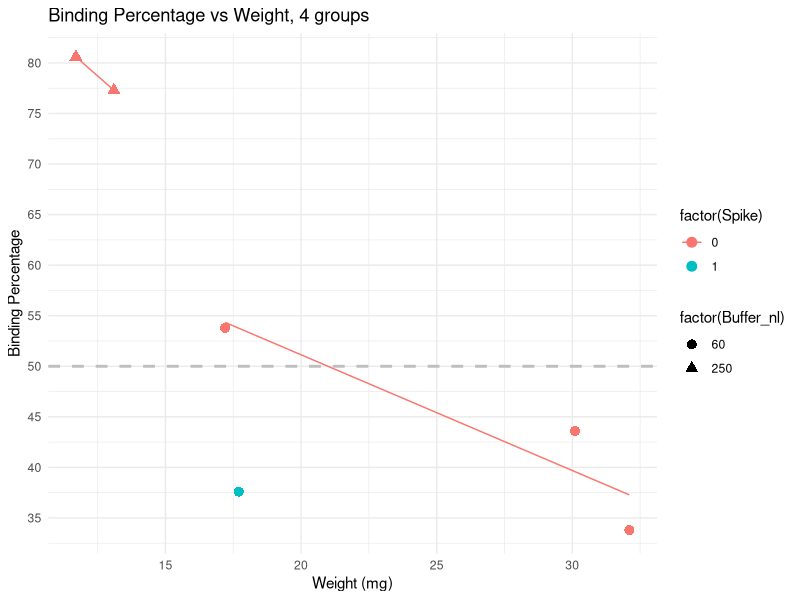
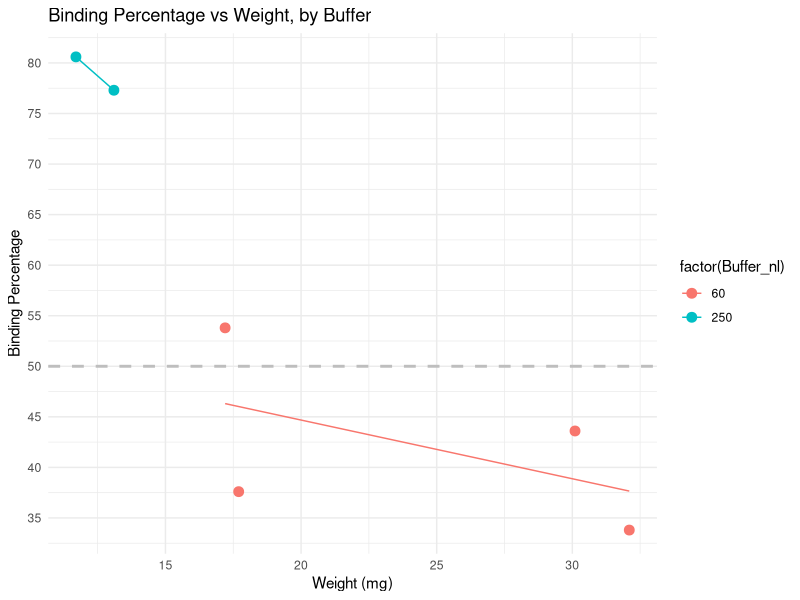
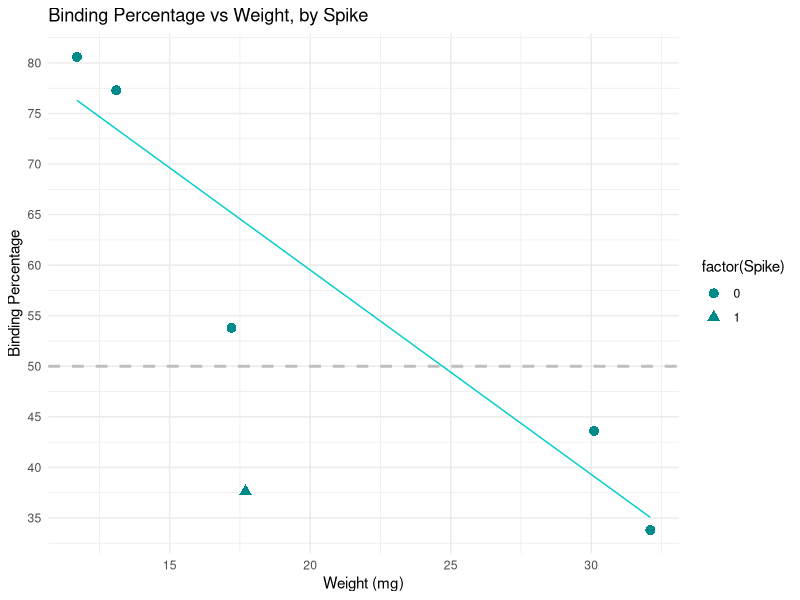
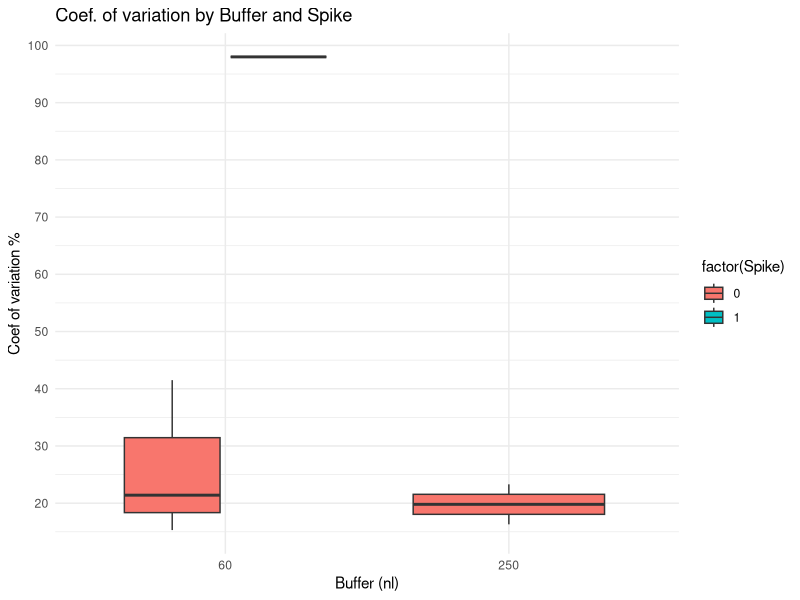
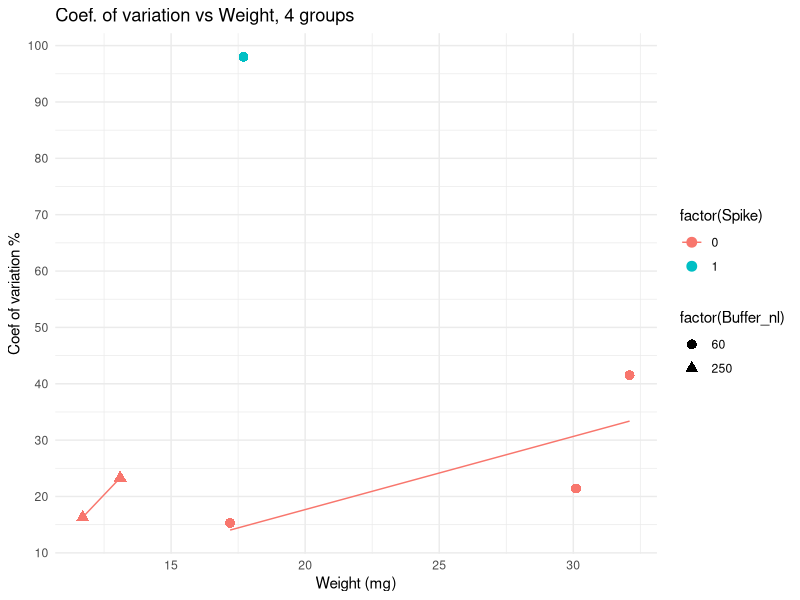
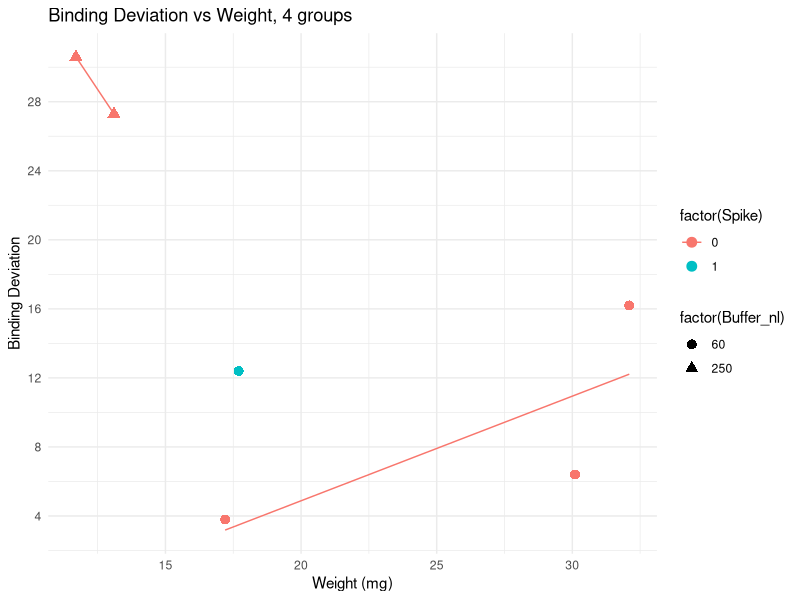
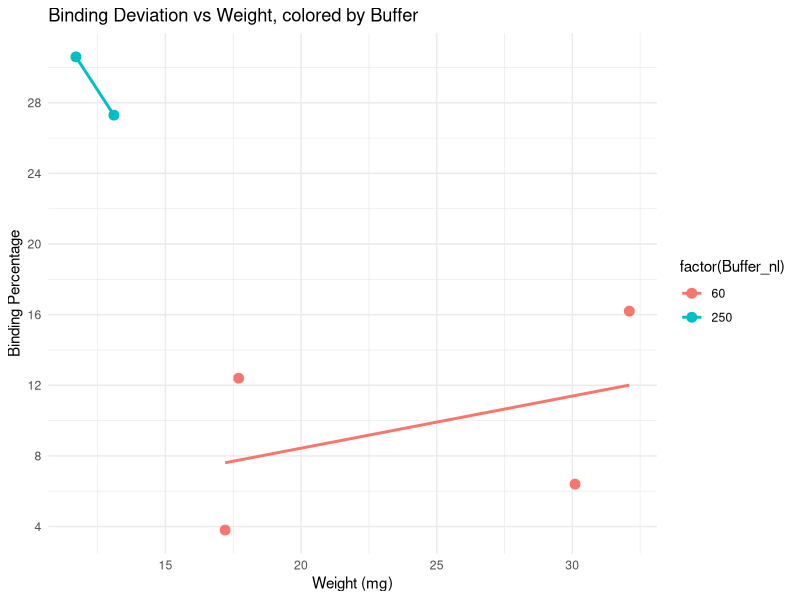
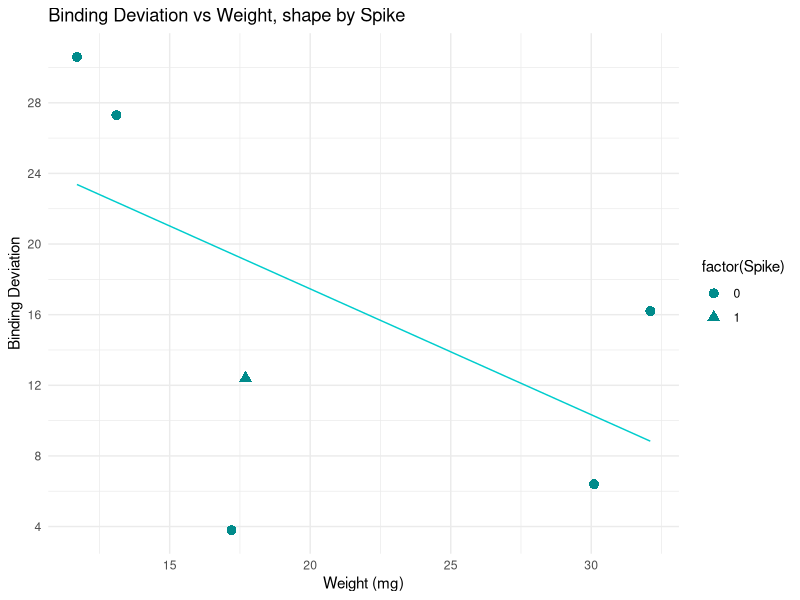

The R source for these figures, in order:
## ---- chunk 1
# Install libraries
library(dplyr)
library(knitr)
library(ggplot2)
library(RColorBrewer)
## ---- chunk 2

# load dataset
data <- read.csv("./data/Data_QC_filtered.csv")

#  since Buffer and spike are not continuous variables, change from numeric to factors
data$Buffer_nl <- as.factor(data$Buffer_nl)
data$Spike <- as.factor(data$Spike)

## ---- chunk 3

data$Binding_deviation <- abs(data$Binding.Perc - 50)
sorted_data <- data[order(data$Binding_deviation), ]

dim(sorted_data)
# View top results (closest to 50% Binding Percentage)
kable(sorted_data)

## ---- chunk 4

# Scatter plot of Binding Percentage vs Weight, 4 groups
ggplot(data, aes(x = Weight_mg, y = Binding.Perc, color = factor(Spike), shape = factor(Buffer_nl))) +
  geom_point(size = 3) +
  geom_smooth(method = "lm", se = FALSE, linewidth = 0.5) +  # Add a linear trend line
  labs(title = "Binding Percentage vs Weight, 4 groups",
       x = "Weight (mg)", y = "Binding Percentage") +
   scale_y_continuous(n.breaks = 10) +  
    geom_hline(yintercept = 50, linetype = "dashed", color = "gray", linewidth = 1) +  # Add horizontal line at y = 20
  theme_minimal()
 

# Scatter plot of Binding Percentage vs Weight, 2 groups (Buffer)
ggplot(data, aes(x = Weight_mg, y = Binding.Perc, color = factor(Buffer_nl))) +
  geom_point(size = 3) +
  geom_smooth(method = "lm", se = FALSE, linewidth = 0.5) +  # Add a linear trend line
  labs(title = "Binding Percentage vs Weight, by Buffer",
       x = "Weight (mg)", y = "Binding Percentage") +
   scale_y_continuous(n.breaks = 10) +  
    geom_hline(yintercept = 50, linetype = "dashed", color = "gray", linewidth = 1) +  # Add horizontal line at y = 20
  theme_minimal()


# Scatter plot of Binding Percentage vs Weight, 2 groups (Spike)
ggplot(data, aes(x = Weight_mg, y = Binding.Perc, shape = factor(Spike))) +
  geom_point(size = 3, colour = "cyan4") +
  geom_smooth(method = "lm", se = FALSE, linewidth = 0.5, colour = "cyan3") +  # Add a linear trend line
  labs(title = "Binding Percentage vs Weight, by Spike",
       x = "Weight (mg)", y = "Binding Percentage") +
   scale_y_continuous(n.breaks = 10) +  
    geom_hline(yintercept = 50, linetype = "dashed", color = "gray", linewidth = 1) +  # Add horizontal line at y = 20
  theme_minimal()


## ---- chunk 5
# Scatterplot of CV Percentage vs Buffer & Spike
ggplot(data, aes(x = factor(Buffer_nl), y = CV.Perc, fill = factor(Spike))) +
  geom_boxplot() +
  labs(title = "Coef. of variation by Buffer and Spike",
       x = "Buffer (nl)", y = "Coef of variation %") +
   scale_y_continuous(n.breaks = 10) +  
  theme_minimal()


# Scatter plot of Binding Percentage vs Weight, 4 groups
ggplot(data, aes(x = Weight_mg, y = CV.Perc, color = factor(Spike), shape = factor(Buffer_nl))) +
  geom_point(size = 3) +
  geom_smooth(method = "lm", se = FALSE, linewidth = 0.5) +  # Add a linear trend line
  labs(title = "Coef. of variation vs Weight, 4 groups",
       x = "Weight (mg)", y = "Coef of variation %") +
   scale_y_continuous(n.breaks = 10) +  
  theme_minimal()
 
## ---- chunk 6

# Scatter plot of Binding Deviation vs Weight, 4 groups
ggplot(data, aes(x = Weight_mg, y = Binding_deviation, color = factor(Spike), shape = factor(Buffer_nl))) +
  geom_point(size = 3) +
  geom_smooth(method = "lm", se = FALSE, linewidth = 0.5) +  # Add a linear trend line
  labs(title = "Binding Deviation vs Weight, 4 groups",
       x = "Weight (mg)", y = "Binding Deviation") +
   scale_y_continuous(n.breaks = 10) +  
  theme_minimal()

# Scatter plot of Binding Deviation vs Weight, colored by Buffer
ggplot(data, aes(x = Weight_mg, y = Binding_deviation, color = factor(Buffer_nl))) +
  geom_point(size = 3) +
  geom_smooth(method = "lm", se = FALSE) +  # Add a linear trend line
  labs(title = "Binding Deviation vs Weight, colored by Buffer",
       x = "Weight (mg)", y = "Binding Percentage") +
   scale_y_continuous(n.breaks = 10) +  
  theme_minimal()

# Scatter plot of Binding Deviation vs Weight, shape by Spike
ggplot(data, aes(x = Weight_mg, y = Binding_deviation, shape = factor(Spike))) +
  geom_point(size = 3, colour = "cyan4") + 
  geom_smooth(method = "lm", se = FALSE, linewidth = 0.5, colour = "cyan3") +  # Add a linear trend line
  labs(title = "Binding Deviation vs Weight, shape by Spike",
       x = "Weight (mg)", y = "Binding Deviation") +
   scale_y_continuous(n.breaks = 10) +  
  theme_minimal()

## ---- chunk 7

# Boxplot of Binding Percentage vs Buffer & Spike
ggplot(data, aes(x = factor(Buffer_nl), y = Binding.Perc, fill = factor(Spike))) +
  geom_boxplot() +
  labs(title = "Binding Percentage by Buffer and Spike",
       x = "Buffer (nl)", y = "Binding Percentage") +
   scale_y_continuous(n.breaks = 10) +  
      geom_hline(yintercept = 50, linetype = "dashed", color = "gray", linewidth = 1) + 
  theme_minimal()


# Boxplot of Binding Percentage vs Buffer
ggplot(data, aes(x = factor(Buffer_nl), y = Binding.Perc, fill = factor(Buffer_nl))) +
  geom_boxplot() +
  labs(title = "Binding Percentage by Buffer",
       x = "Buffer (nl)", y = "Bindings Percentage") +
   scale_y_continuous(n.breaks = 10) +  
      geom_hline(yintercept = 50, linetype = "dashed", color = "gray", linewidth = 1) + 
  theme_minimal()

# Boxplot of Binding Percentage vs Spike
ggplot(data, aes(x = factor(Spike), y = Binding.Perc, fill = Spike)) +
  geom_boxplot() +
  labs(title = "Binding Percentage by Spike",
       x = "Spike", y = "Binding Percentage") +
   scale_y_continuous(n.breaks = 10) +  
   geom_hline(yintercept = 50, linetype = "dashed", color = "gray", linewidth = 1) +
  theme_minimal()

## ---- chunk 8


# Boxplot of CV Percentage vs Buffer & Spike
ggplot(data, aes(x = factor(Buffer_nl), y = CV.Perc, fill = factor(Spike))) +
  geom_boxplot() +
  labs(title = "Coef. of variation by Buffer and Spike",
       x = "Buffer (nl)", y = "Coef of variation %") +
   scale_y_continuous(n.breaks = 10) +  
  theme_minimal()

## ---- chunk 9

# Box plot to visualize distribution of Binding deviation by Buffer and Spike
ggplot(data, aes(x = factor(Buffer_nl), y = Binding_deviation, fill = factor(Spike))) +
  geom_boxplot() +
  labs(title = "Binding deviation by Buffer and Spike",
       x = "Buffer (nl)", y = "Binding deviation") +
   scale_y_continuous(n.breaks = 10) +  
  theme_minimal()




